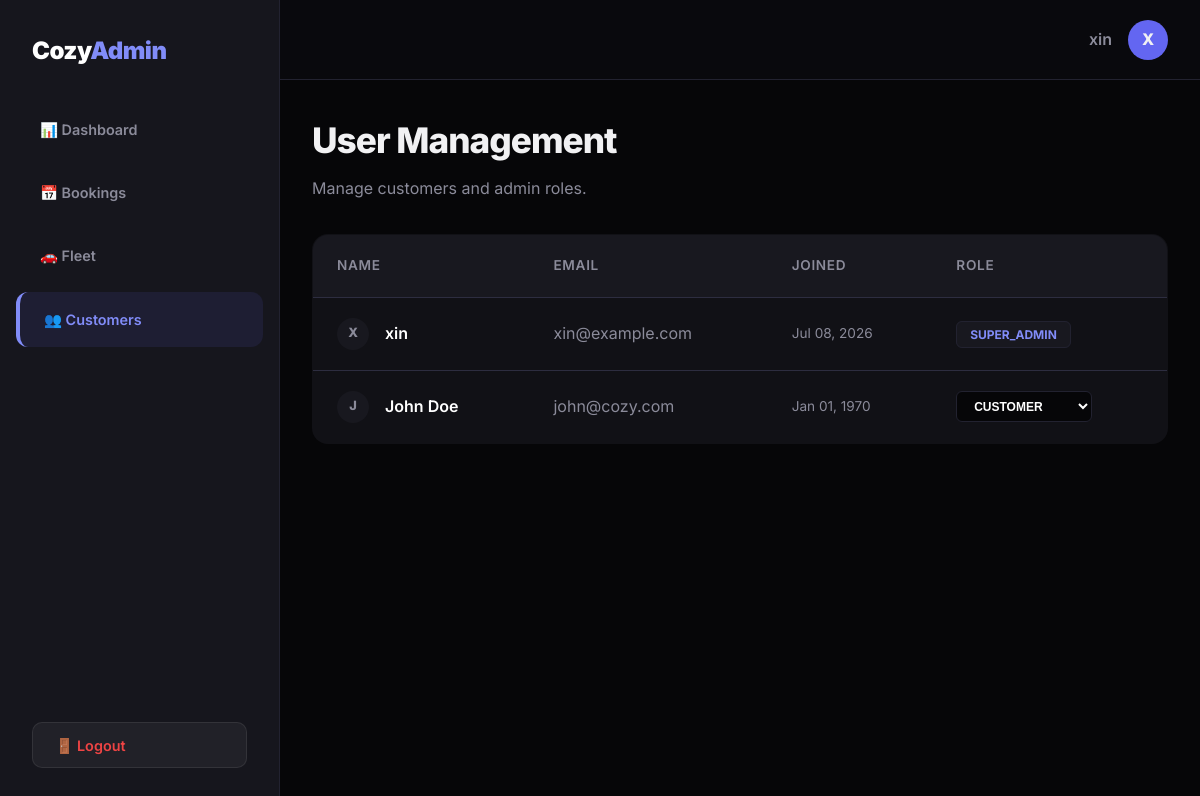
Screenshot of /admin/users.php (signed in) with the database file from the repository.
### tables this page shows
CREATE TABLE "User" (
    "id" TEXT NOT NULL PRIMARY KEY,
    "name" TEXT NOT NULL,
    "email" TEXT NOT NULL,
    "password" TEXT NOT NULL,
    "role" TEXT NOT NULL DEFAULT 'CUSTOMER',
    "licenseUrl" TEXT,
    "licenseStatus" TEXT NOT NULL DEFAULT 'PENDING',
    "createdAt" DATETIME NOT NULL DEFAULT CURRENT_TIMESTAMP,
    "updatedAt" DATETIME NOT NULL
);

### admin/users.php (the view, shortened to what this page needs)
<?php
require_once 'header.php';
$users = $pdo->query("SELECT * FROM User ORDER BY createdAt DESC")->fetchAll();
?>
<div style="display: flex; justify-content: space-between; align-items: flex-end; margin-bottom: 2rem;">
    <div>
        <h1 style="font-size: 2.2rem; font-weight: 800; letter-spacing: -1px; margin-bottom: 0.5rem;">User Management</h1>
        <p style="color: var(--muted);">Manage customers and admin roles.</p>
    </div>
</div>
<table class="admin-table">
    <thead>
        <tr>
            <th>Name</th>
            <th>Email</th>
            <th>Joined</th>
            <th>Role</th>
        </tr>
    </thead>
    <tbody>
        <?php foreach ($users as $u): ?>
        <tr>
            <td style="font-weight: 600; color: white;">
                <div style="display: flex; align-items: center; gap: 1rem;">
                    <div style="width: 32px; height: 32px; border-radius: 50%; background: var(--surface2); display: flex; align-items: center; justify-content: center; font-size: 0.8rem; font-weight: 800; color: var(--muted);">
                        <?php echo strtoupper(substr($u['name'], 0, 1)); ?>
                    </div>
                    <?php echo htmlspecialchars($u['name']); ?>
                </div>
            </td>
            <td style="color: var(--muted);"><?php echo htmlspecialchars($u['email']); ?></td>
            <td style="color: var(--muted); font-size: 0.85rem;"><?php echo date('M d, Y', strtotime($u['createdAt'])); ?></td>
            <td>
                <?php if ($_SESSION['user_role'] === 'SUPER_ADMIN' && $u['id'] !== $_SESSION['user_id']): ?>
                    <form method="POST" action="users.php" style="display:flex; align-items:center;">
                        <select name="role" onchange="this.form.submit()" style="
                            background: var(--bg); border: 1px solid var(--border); color: white;
                            padding: 0.4rem 0.8rem; border-radius: 6px; font-weight: 700; font-size: 0.75rem;
                        ">
                            <option value="CUSTOMER" <?php if($u['role']=='CUSTOMER') echo 'selected'; ?>>CUSTOMER</option>
                        </select>
                    </form>
                <?php else: ?>
                    <span style="
                        background: var(--surface2); color: var(--primary-light);
                        padding: 0.3rem 0.8rem; border-radius: 6px; font-weight: 700; font-size: 0.75rem; border: 1px solid var(--border);
                    ">
                        <?php echo htmlspecialchars($u['role']); ?>
                    </span>
                <?php endif; ?>
            </td>
        </tr>
        <?php endforeach; ?>
    </tbody>
</table>
<?php require_once 'footer.php'; ?>

### style.css (style rules this page uses)
:root { --bg: #060608; --text: #f1f1f3; --muted: #8b8b9a; --primary: #6366f1; --primary-light: #818cf8; --primary-dark: #4f46e5; --accent: #06b6d4; --surface: #111116; --surface2: #18181f; --border: #222230; --border2: #2d2d40; --danger: #ef4444; --success: #10b981; }
* { box-sizing: border-box; margin: 0; padding: 0; }
html { scroll-behavior: smooth; }
body { background: var(--bg); color: var(--text); font-family: 'Inter', -apple-system, BlinkMacSystemFont, 'Segoe UI', sans-serif; line-height: 1.6; overflow-x: hidden; }

### admin/header.php (style rules this page uses)
:root { --sidebar-width: 280px; }
body { background: var(--bg); margin: 0; display: flex; min-height: 100vh; }
.admin-table { width: 100%; border-collapse: collapse; background: var(--surface); border-radius: 16px; overflow: hidden; border: 1px solid var(--border); }
.admin-table th, .admin-table td { padding: 1.25rem 1.5rem; text-align: left; border-bottom: 1px solid var(--border2); }
.admin-table th { background: var(--surface2); color: var(--muted); font-weight: 600; font-size: 0.85rem; text-transform: uppercase; letter-spacing: 0.05em; }
.admin-table tr:last-child td { border-bottom: none; }

### rows the page displays
user: name "X", name "xin", email "xin@example.com", createdAt "Jul 08, 2026", role "SUPER_ADMIN"
user: name "J", name "John Doe", email "john@cozy.com", createdAt "Jan 01, 1970", role "CUSTOMER"

### other values shown
$_SESSION['user_name'] "xin"
substr($_SESSION['user_name'], 0, 1) "X"
